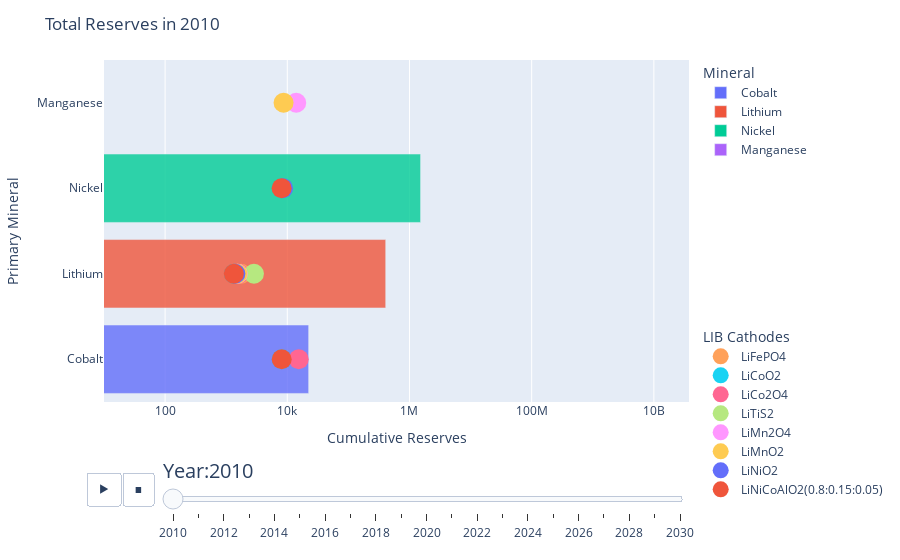

Notebook code for this chart:
### Code cell
available_years = D.Year.unique()
animation = go.Figure()

sliders_dict["steps"].clear()
buttons_dict[0]["buttons"][0]["args"][1]["frame"]["duration"] = 1000
buttons_dict[0]["buttons"][0]["args"][1]["transition"]["duration"] = 0
buttons_dict[0]["buttons"][0]["args"][1]["transition"]["easing"] = "linear"


frames =  []
xvar = "Cumulative Reserves"
for i, yr in enumerate(available_years):
    
    sorted_data = D[D.Year == yr]
    fig = px.bar(sorted_data, x = xvar, y = "Primary Mineral" ,color = "Primary Mineral", range_x=[10, 10 * (D[xvar].max())], log_x=True,opacity=0.8)

    S = demand_by_cathode[demand_by_cathode.Year == yr]


    fig.add_traces([go.Scatter(x=S[col], y=S["Full Element Name"], mode='markers', 
                            marker=dict(size=20), name=col, legend="legend2") for col in S.columns[6:]])

    fig.update_layout(yaxis=dict(categoryorder="array", categoryarray=D["Primary Mineral"].unique()), title = f"Total Reserves in {yr}", 
                            legend1=dict(title=dict(text="Mineral")),
                            legend2=dict(title=dict(text="LIB Cathodes"),y=-0.3))
    
    
    if i == 0:
        animation.add_traces(fig.data)
        animation.update_layout(fig.layout)
        

    frame = go.Frame(data=fig.data, name=str(yr), layout=fig.layout)
    frames.append(frame)

    slider_step = {"args": [[yr]],"label": str(yr), "method": "animate"}
    sliders_dict['steps'].append(slider_step)

animation.frames = frames
animation.update_layout(updatemenus=buttons_dict,sliders=[sliders_dict])

animation.show()

### Figure 1 — Plotly figure (JSON) as saved in the notebook; plotly's stock layout.template omitted (floating-point values rounded to 4 significant figures)
{"data": [{"alignmentgroup": "True", "hovertemplate": "Primary Mineral=%{y}<br>Cumulative Reserves=%{x}<extra></extra>", "legendgroup": "Cobalt", "marker": {"color": "#636efa", "opacity": 0.8, "pattern": {"shape": ""}}, "name": "Cobalt", "offsetgroup": "Cobalt", "orientation": "h", "showlegend": true, "textposition": "auto", "type": "bar", "x": [22369], "xaxis": "x", "y": ["Cobalt"], "yaxis": "y"}, {"alignmentgroup": "True", "hovertemplate": "Primary Mineral=%{y}<br>Cumulative Reserves=%{x}<extra></extra>", "legendgroup": "Lithium", "marker": {"color": "#EF553B", "opacity": 0.8, "pattern": {"shape": ""}}, "name": "Lithium", "offsetgroup": "Lithium", "orientation": "h", "showlegend": true, "textposition": "auto", "type": "bar", "x": [408140], "xaxis": "x", "y": ["Lithium"], "yaxis": "y"}, {"alignmentgroup": "True", "hovertemplate": "Primary Mineral=%{y}<br>Cumulative Reserves=%{x}<extra></extra>", "legendgroup": "Nickel", "marker": {"color": "#00cc96", "opacity": 0.8, "pattern": {"shape": ""}}, "name": "Nickel", "offsetgroup": "Nickel", "orientation": "h", "showlegend": true, "textposition": "auto", "type": "bar", "x": [1518795], "xaxis": "x", "y": ["Nickel"], "yaxis": "y"}, {"alignmentgroup": "True", "hovertemplate": "Primary Mineral=%{y}<br>Cumulative Reserves=%{x}<extra></extra>", "legendgroup": "Manganese", "marker": {"color": "#ab63fa", "opacity": 0.8, "pattern": {"shape": ""}}, "name": "Manganese", "offsetgroup": "Manganese", "orientation": "h", "showlegend": true, "textposition": "auto", "type": "bar", "x": [0], "xaxis": "x", "y": ["Manganese"], "yaxis": "y"}, {"legend": "legend2", "marker": {"size": 20}, "mode": "markers", "name": "LiFePO4", "type": "scatter", "x": [null, null, null, 1761.0], "y": ["Nickel", "Manganese", "Cobalt", "Lithium"]}, {"legend": "legend2", "marker": {"size": 20}, "mode": "markers", "name": "LiCoO2", "type": "scatter", "x": [null, null, 8101.0, 1340.0], "y": ["Nickel", "Manganese", "Cobalt", "Lithium"]}, {"legend": "legend2", "marker": {"size": 20}, "mode": "markers", "name": "LiCo2O4", "type": "scatter", "x": [null, null, 15390.0, 1614.0], "y": ["Nickel", "Manganese", "Cobalt", "Lithium"]}, {"legend": "legend2", "marker": {"size": 20}, "mode": "markers", "name": "LiTiS2", "type": "scatter", "x": [null, null, null, 2846.0], "y": ["Nickel", "Manganese", "Cobalt", "Lithium"]}, {"legend": "legend2", "marker": {"size": 20}, "mode": "markers", "name": "LiMn2O4", "type": "scatter", "x": [null, 14000.0, null, 1545.0], "y": ["Nickel", "Manganese", "Cobalt", "Lithium"]}, {"legend": "legend2", "marker": {"size": 20}, "mode": "markers", "name": "LiMnO2", "type": "scatter", "x": [null, 8696.0, null, 1525.0], "y": ["Nickel", "Manganese", "Cobalt", "Lithium"]}, {"legend": "legend2", "marker": {"size": 20}, "mode": "markers", "name": "LiNiO2", "type": "scatter", "x": [8516.0, null, null, 1413.0], "y": ["Nickel", "Manganese", "Cobalt", "Lithium"]}, {"legend": "legend2", "marker": {"size": 20}, "mode": "markers", "name": "LiNiCoAlO2(0.8:0.15:0.05)", "type": "scatter", "x": [8068.0, null, 8101.0, 1333.0], "y": ["Nickel", "Manganese", "Cobalt", "Lithium"]}], "layout": {"barmode": "relative", "legend": {"title": {"text": "Mineral"}, "tracegroupgap": 0}, "legend2": {"title": {"text": "LIB Cathodes"}, "y": -0.3}, "margin": {"t": 60}, "sliders": [{"active": 0, "currentvalue": {"font": {"size": 20}, "prefix": "Year:", "visible": true, "xanchor": "left"}, "len": 0.9, "pad": {"b": 10, "t": 50}, "steps": [{"args": [[2010]], "label": "2010", "method": "animate"}, {"args": [[2011]], "label": "2011", "method": "animate"}, {"args": [[2012]], "label": "2012", "method": "animate"}, {"args": [[2013]], "label": "2013", "method": "animate"}, {"args": [[2014]], "label": "2014", "method": "animate"}, {"args": [[2015]], "label": "2015", "method": "animate"}, {"args": [[2016]], "label": "2016", "method": "animate"}, {"args": [[2017]], "label": "2017", "method": "animate"}, {"args": [[2018]], "label": "2018", "method": "animate"}, {"args": [[2019]], "label": "2019", "method": "animate"}, {"args": [[2020]], "label": "2020", "method": "animate"}, {"args": [[2021]], "label": "2021", "method": "animate"}, {"args": [[2022]], "label": "2022", "method": "animate"}, {"args": [[2023]], "label": "2023", "method": "animate"}, {"args": [[2024]], "label": "2024", "method": "animate"}, {"args": [[2025]], "label": "2025", "method": "animate"}, {"args": [[2026]], "label": "2026", "method": "animate"}, {"args": [[2027]], "label": "2027", "method": "animate"}, {"args": [[2028]], "label": "2028", "method": "animate"}, {"args": [[2029]], "label": "2029", "method": "animate"}, {"args": [[2030]], "label": "2030", "method": "animate"}], "x": 0.1, "xanchor": "left", "y": 0, "yanchor": "top"}], "title": {"text": "Total Reserves in 2010"}, "updatemenus": [{"buttons": [{"args": [null, {"frame": {"duration": 1000, "redraw": true}, "fromcurrent": true, "mode": "immediate", "transition": {"duration": 0, "easing": "linear"}}], "label": "&#9654;", "method": "animate"}, {"args": [[null], {"frame": {"duration": 0, "redraw": true}, "fromcurrent": true, "mode": "immediate", "transition": {"duration": 500, "easing": "linear"}}], "label": "&#9724;", "method": "animate"}], "direction": "left", "pad": {"r": 10, "t": 70}, "showactive": false, "type": "buttons", "x": 0.1, "xanchor": "right", "y": 0, "yanchor": "top"}], "xaxis": {"anchor": "y", "domain": [0, 1], "range": [1, 10.57], "title": {"text": "Cumulative Reserves"}, "type": "log"}, "yaxis": {"anchor": "x", "categoryarray": ["Cobalt", "Lithium", "Nickel", "Manganese"], "categoryorder": "array", "domain": [0, 1], "title": {"text": "Primary Mineral"}}}}
